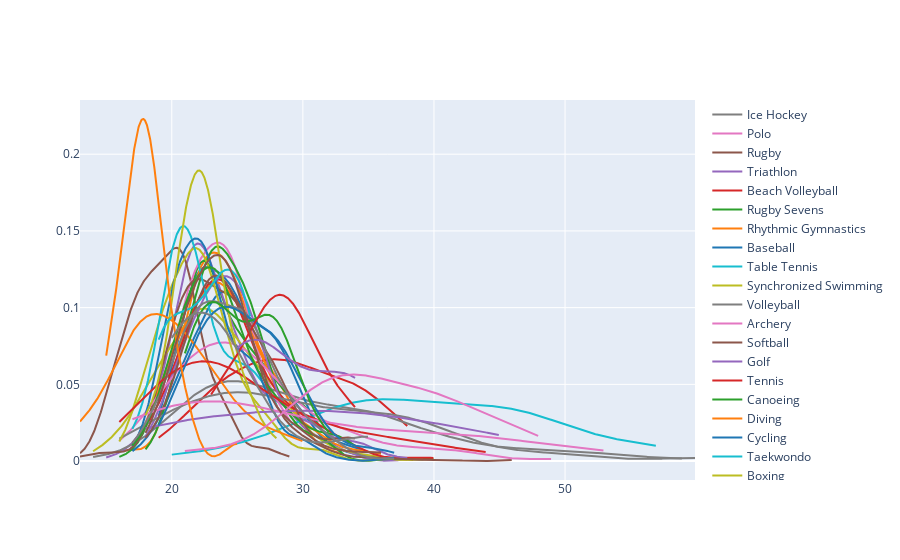

The code cell stored with this chart in its notebook:
### Code cell
fig = ff.create_distplot(x,name,show_hist=False,show_rug=False)
fig.show()

### Figure 1 — Plotly figure (JSON) as saved in the notebook; plotly's stock layout.template omitted (floating-point values rounded to 4 significant figures; data arrays with more than 128 entries replaced by an {"elided": "..."} marker saying what was removed)
{"data": [{"legendgroup": "Basketball", "marker": {"color": "rgb(31, 119, 180)"}, "mode": "lines", "name": "Basketball", "showlegend": true, "type": "scatter", "x": {"elided": "500 float values"}, "xaxis": "x", "y": {"elided": "500 float values"}, "yaxis": "y"}, {"legendgroup": "Judo", "marker": {"color": "rgb(255, 127, 14)"}, "mode": "lines", "name": "Judo", "showlegend": true, "type": "scatter", "x": {"elided": "500 float values"}, "xaxis": "x", "y": {"elided": "500 float values"}, "yaxis": "y"}, {"legendgroup": "Football", "marker": {"color": "rgb(44, 160, 44)"}, "mode": "lines", "name": "Football", "showlegend": true, "type": "scatter", "x": {"elided": "500 float values"}, "xaxis": "x", "y": {"elided": "500 float values"}, "yaxis": "y"}, {"legendgroup": "Tug-Of-War", "marker": {"color": "rgb(214, 39, 40)"}, "mode": "lines", "name": "Tug-Of-War", "showlegend": true, "type": "scatter", "x": {"elided": "500 float values"}, "xaxis": "x", "y": {"elided": "500 float values"}, "yaxis": "y"}, {"legendgroup": "Athletics", "marker": {"color": "rgb(148, 103, 189)"}, "mode": "lines", "name": "Athletics", "showlegend": true, "type": "scatter", "x": {"elided": "500 float values"}, "xaxis": "x", "y": {"elided": "500 float values"}, "yaxis": "y"}, {"legendgroup": "Swimming", "marker": {"color": "rgb(140, 86, 75)"}, "mode": "lines", "name": "Swimming", "showlegend": true, "type": "scatter", "x": {"elided": "500 float values"}, "xaxis": "x", "y": {"elided": "500 float values"}, "yaxis": "y"}, {"legendgroup": "Badminton", "marker": {"color": "rgb(227, 119, 194)"}, "mode": "lines", "name": "Badminton", "showlegend": true, "type": "scatter", "x": {"elided": "500 float values"}, "xaxis": "x", "y": {"elided": "500 float values"}, "yaxis": "y"}, {"legendgroup": "Sailing", "marker": {"color": "rgb(127, 127, 127)"}, "mode": "lines", "name": "Sailing", "showlegend": true, "type": "scatter", "x": {"elided": "500 float values"}, "xaxis": "x", "y": {"elided": "500 float values"}, "yaxis": "y"}, {"legendgroup": "Gymnastics", "marker": {"color": "rgb(188, 189, 34)"}, "mode": "lines", "name": "Gymnastics", "showlegend": true, "type": "scatter", "x": {"elided": "500 float values"}, "xaxis": "x", "y": {"elided": "500 float values"}, "yaxis": "y"}, {"legendgroup": "Art Competitions", "marker": {"color": "rgb(23, 190, 207)"}, "mode": "lines", "name": "Art Competitions", "showlegend": true, "type": "scatter", "x": {"elided": "500 float values"}, "xaxis": "x", "y": {"elided": "500 float values"}, "yaxis": "y"}, {"legendgroup": "Handball", "marker": {"color": "rgb(31, 119, 180)"}, "mode": "lines", "name": "Handball", "showlegend": true, "type": "scatter", "x": {"elided": "500 float values"}, "xaxis": "x", "y": {"elided": "500 float values"}, "yaxis": "y"}, {"legendgroup": "Weightlifting", "marker": {"color": "rgb(255, 127, 14)"}, "mode": "lines", "name": "Weightlifting", "showlegend": true, "type": "scatter", "x": {"elided": "500 float values"}, "xaxis": "x", "y": {"elided": "500 float values"}, "yaxis": "y"}, {"legendgroup": "Wrestling", "marker": {"color": "rgb(44, 160, 44)"}, "mode": "lines", "name": "Wrestling", "showlegend": true, "type": "scatter", "x": {"elided": "500 float values"}, "xaxis": "x", "y": {"elided": "500 float values"}, "yaxis": "y"}, {"legendgroup": "Water Polo", "marker": {"color": "rgb(214, 39, 40)"}, "mode": "lines", "name": "Water Polo", "showlegend": true, "type": "scatter", "x": {"elided": "500 float values"}, "xaxis": "x", "y": {"elided": "500 float values"}, "yaxis": "y"}, {"legendgroup": "Hockey", "marker": {"color": "rgb(148, 103, 189)"}, "mode": "lines", "name": "Hockey", "showlegend": true, "type": "scatter", "x": {"elided": "500 float values"}, "xaxis": "x", "y": {"elided": "500 float values"}, "yaxis": "y"}, {"legendgroup": "Rowing", "marker": {"color": "rgb(140, 86, 75)"}, "mode": "lines", "name": "Rowing", "showlegend": true, "type": "scatter", "x": {"elided": "500 float values"}, "xaxis": "x", "y": {"elided": "500 float values"}, "yaxis": "y"}, {"legendgroup": "Fencing", "marker": {"color": "rgb(227, 119, 194)"}, "mode": "lines", "name": "Fencing", "showlegend": true, "type": "scatter", "x": {"elided": "500 float values"}, "xaxis": "x", "y": {"elided": "500 float values"}, "yaxis": "y"}, {"legendgroup": "Shooting", "marker": {"color": "rgb(127, 127, 127)"}, "mode": "lines", "name": "Shooting", "showlegend": true, "type": "scatter", "x": {"elided": "500 float values"}, "xaxis": "x", "y": {"elided": "500 float values"}, "yaxis": "y"}, {"legendgroup": "Boxing", "marker": {"color": "rgb(188, 189, 34)"}, "mode": "lines", "name": "Boxing", "showlegend": true, "type": "scatter", "x": {"elided": "500 float values"}, "xaxis": "x", "y": {"elided": "500 float values"}, "yaxis": "y"}, {"legendgroup": "Taekwondo", "marker": {"color": "rgb(23, 190, 207)"}, "mode": "lines", "name": "Taekwondo", "showlegend": true, "type": "scatter", "x": {"elided": "500 float values"}, "xaxis": "x", "y": {"elided": "500 float values"}, "yaxis": "y"}, {"legendgroup": "Cycling", "marker": {"color": "rgb(31, 119, 180)"}, "mode": "lines", "name": "Cycling", "showlegend": true, "type": "scatter", "x": {"elided": "500 float values"}, "xaxis": "x", "y": {"elided": "500 float values"}, "yaxis": "y"}, {"legendgroup": "Diving", "marker": {"color": "rgb(255, 127, 14)"}, "mode": "lines", "name": "Diving", "showlegend": true, "type": "scatter", "x": {"elided": "500 float values"}, "xaxis": "x", "y": {"elided": "500 float values"}, "yaxis": "y"}, {"legendgroup": "Canoeing", "marker": {"color": "rgb(44, 160, 44)"}, "mode": "lines", "name": "Canoeing", "showlegend": true, "type": "scatter", "x": {"elided": "500 float values"}, "xaxis": "x", "y": {"elided": "500 float values"}, "yaxis": "y"}, {"legendgroup": "Tennis", "marker": {"color": "rgb(214, 39, 40)"}, "mode": "lines", "name": "Tennis", "showlegend": true, "type": "scatter", "x": {"elided": "500 float values"}, "xaxis": "x", "y": {"elided": "500 float values"}, "yaxis": "y"}, {"legendgroup": "Golf", "marker": {"color": "rgb(148, 103, 189)"}, "mode": "lines", "name": "Golf", "showlegend": true, "type": "scatter", "x": {"elided": "500 float values"}, "xaxis": "x", "y": {"elided": "500 float values"}, "yaxis": "y"}, {"legendgroup": "Softball", "marker": {"color": "rgb(140, 86, 75)"}, "mode": "lines", "name": "Softball", "showlegend": true, "type": "scatter", "x": {"elided": "500 float values"}, "xaxis": "x", "y": {"elided": "500 float values"}, "yaxis": "y"}, {"legendgroup": "Archery", "marker": {"color": "rgb(227, 119, 194)"}, "mode": "lines", "name": "Archery", "showlegend": true, "type": "scatter", "x": {"elided": "500 float values"}, "xaxis": "x", "y": {"elided": "500 float values"}, "yaxis": "y"}, {"legendgroup": "Volleyball", "marker": {"color": "rgb(127, 127, 127)"}, "mode": "lines", "name": "Volleyball", "showlegend": true, "type": "scatter", "x": {"elided": "500 float values"}, "xaxis": "x", "y": {"elided": "500 float values"}, "yaxis": "y"}, {"legendgroup": "Synchronized Swimming", "marker": {"color": "rgb(188, 189, 34)"}, "mode": "lines", "name": "Synchronized Swimming", "showlegend": true, "type": "scatter", "x": {"elided": "500 float values"}, "xaxis": "x", "y": {"elided": "500 float values"}, "yaxis": "y"}, {"legendgroup": "Table Tennis", "marker": {"color": "rgb(23, 190, 207)"}, "mode": "lines", "name": "Table Tennis", "showlegend": true, "type": "scatter", "x": {"elided": "500 float values"}, "xaxis": "x", "y": {"elided": "500 float values"}, "yaxis": "y"}, {"legendgroup": "Baseball", "marker": {"color": "rgb(31, 119, 180)"}, "mode": "lines", "name": "Baseball", "showlegend": true, "type": "scatter", "x": {"elided": "500 float values"}, "xaxis": "x", "y": {"elided": "500 float values"}, "yaxis": "y"}, {"legendgroup": "Rhythmic Gymnastics", "marker": {"color": "rgb(255, 127, 14)"}, "mode": "lines", "name": "Rhythmic Gymnastics", "showlegend": true, "type": "scatter", "x": {"elided": "500 float values"}, "xaxis": "x", "y": {"elided": "500 float values"}, "yaxis": "y"}, {"legendgroup": "Rugby Sevens", "marker": {"color": "rgb(44, 160, 44)"}, "mode": "lines", "name": "Rugby Sevens", "showlegend": true, "type": "scatter", "x": {"elided": "500 float values"}, "xaxis": "x", "y": {"elided": "500 float values"}, "yaxis": "y"}, {"legendgroup": "Beach Volleyball", "marker": {"color": "rgb(214, 39, 40)"}, "mode": "lines", "name": "Beach Volleyball", "showlegend": true, "type": "scatter", "x": {"elided": "500 float values"}, "xaxis": "x", "y": {"elided": "500 float values"}, "yaxis": "y"}, {"legendgroup": "Triathlon", "marker": {"color": "rgb(148, 103, 189)"}, "mode": "lines", "name": "Triathlon", "showlegend": true, "type": "scatter", "x": {"elided": "500 float values"}, "xaxis": "x", "y": {"elided": "500 float values"}, "yaxis": "y"}, {"legendgroup": "Rugby", "marker": {"color": "rgb(140, 86, 75)"}, "mode": "lines", "name": "Rugby", "showlegend": true, "type": "scatter", "x": {"elided": "500 float values"}, "xaxis": "x", "y": {"elided": "500 float values"}, "yaxis": "y"}, {"legendgroup": "Polo", "marker": {"color": "rgb(227, 119, 194)"}, "mode": "lines", "name": "Polo", "showlegend": true, "type": "scatter", "x": {"elided": "500 float values"}, "xaxis": "x", "y": {"elided": "500 float values"}, "yaxis": "y"}, {"legendgroup": "Ice Hockey", "marker": {"color": "rgb(127, 127, 127)"}, "mode": "lines", "name": "Ice Hockey", "showlegend": true, "type": "scatter", "x": {"elided": "500 float values"}, "xaxis": "x", "y": {"elided": "500 float values"}, "yaxis": "y"}], "layout": {"barmode": "overlay", "hovermode": "closest", "legend": {"traceorder": "reversed"}, "xaxis": {"anchor": "y2", "domain": [0, 1], "zeroline": false}, "yaxis": {"anchor": "free", "domain": [0, 1], "position": 0}}}
